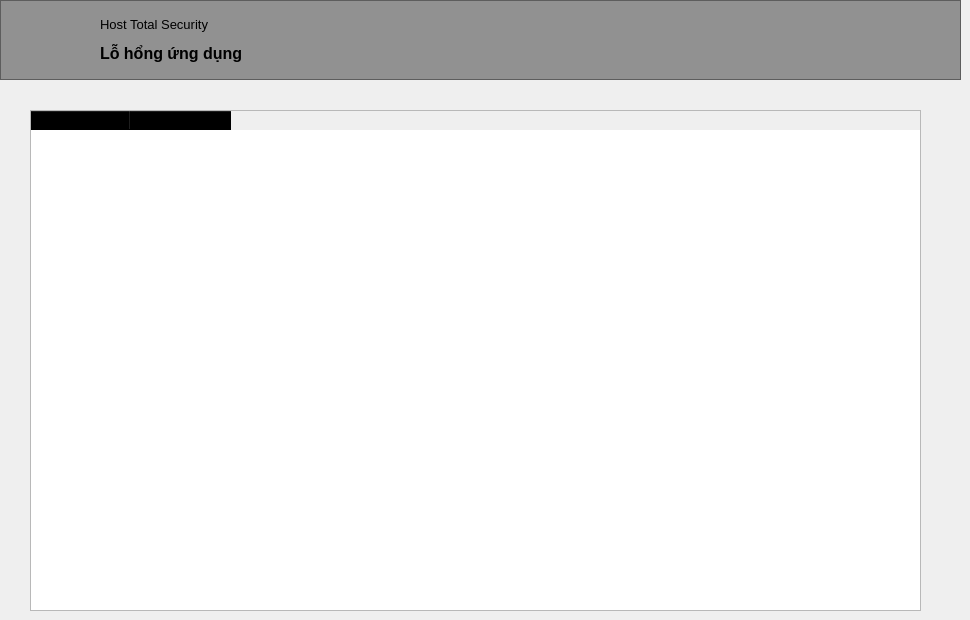
    <widget class="QWidget" name="page_39">
     <widget class="QFrame" name="back16_5">
      <property name="geometry">
       <rect>
        <x>0</x>
        <y>0</y>
        <width>961</width>
        <height>80</height>
       </rect>
      </property>
      <property name="styleSheet">
       <string notr="true">#back16_5{
background: rgba(51,51,51,0.5);
}</string>
      </property>
      <property name="frameShape">
       <enum>QFrame::StyledPanel</enum>
      </property>
      <property name="frameShadow">
       <enum>QFrame::Raised</enum>
      </property>
      <widget class="QLabel" name="back_to_application">
       <property name="geometry">
        <rect>
         <x>20</x>
         <y>10</y>
         <width>60</width>
         <height>60</height>
        </rect>
       </property>
       <property name="cursor">
        <cursorShape>PointingHandCursor</cursorShape>
       </property>
       <property name="text">
        <string/>
       </property>
       <property name="pixmap">
        <pixmap>icon/arrowhead_left.png</pixmap>
       </property>
      </widget>
      <widget class="QLabel" name="label_86">
       <property name="geometry">
        <rect>
         <x>100</x>
         <y>10</y>
         <width>191</width>
         <height>61</height>
        </rect>
       </property>
       <property name="text">
        <string>&lt;html&gt;&lt;head/&gt;&lt;body&gt;&lt;p&gt;&lt;span style=&quot; font-size:10pt;&quot;&gt;Host Total Security&lt;/span&gt;&lt;/p&gt;&lt;p&gt;&lt;span style=&quot; font-size:12pt; font-weight:600;&quot;&gt;Lỗ hổng ứng dụng&lt;/span&gt;&lt;/p&gt;&lt;/body&gt;&lt;/html&gt;</string>
       </property>
      </widget>
     </widget>
     <widget class="QWidget" name="widget_48" native="true">
      <property name="geometry">
       <rect>
        <x>30</x>
        <y>110</y>
        <width>891</width>
        <height>501</height>
       </rect>
      </property>
      <layout class="QGridLayout" name="gridLayout_15">
       <item row="0" column="0">
        <widget class="QTableWidget" name="table_security_hole">
         <property name="styleSheet">
          <string notr="true">QHeaderView::section
{
  background-color: transparent;
  text-align: left;
  padding-left: 12px;
   border-bottom:1px solid rgba(255,255,255,0.1)
}

QTableWidget::item {
    padding-left: 10px;
  border: 0px;
}

QTableWidget::item::selected {
    background: rgba(255,255,255,0.05);
}

</string>
         </property>
         <column>
          <property name="text">
           <string>key</string>
          </property>
         </column>
         <column>
          <property name="text">
           <string>Value</string>
          </property>
         </column>
        </widget>
       </item>
      </layout>
     </widget>
    </widget>
